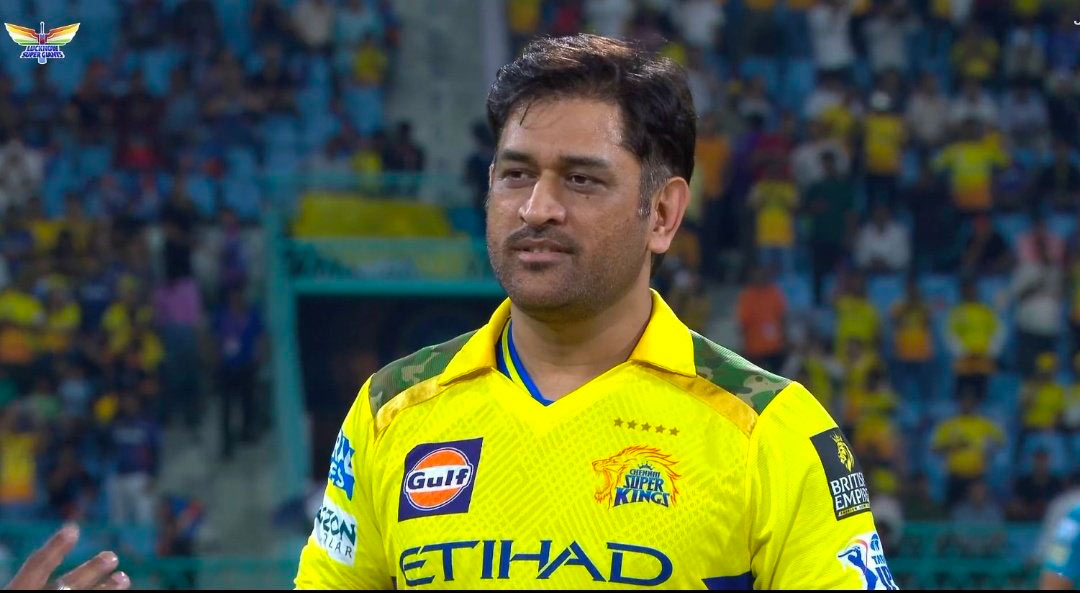
#> input picture Image Processing/msd.jpeg, 1080 x 593 px
$ jupyter execute IntroductionOpenCV.ipynb   (shell and % lines are left out)
#> lines starting #> are read from the running program, lines starting #| are printed output that depends on the picture
[cell 1]
# cv2 is the standard library alias used for OpenCV in Python
# we get all the major image processing functions from cv2
import cv2

[cell 2]
img = cv2.imread("msd.jpeg")
#> img is the input picture: shape (593, 1080, 3); mean B, G, R 60.8, 90, 78.8

[cell 3]
type(img)

[cell 4]
img.shape
#> Out = (593, 1080, 3)

[cell 5]
import matplotlib.pyplot as plt
plt.imshow(img)

[cell 6]
cv2.imshow("msd",img)
# Wait indefinitely until a key is pressed
# 0 means wait forever
# Without this, the window will close immediately
cv2.waitKey(0)
# close all openCV windows
# important to release memory
cv2.destroyAllWindows()

[cell 7]
# Convert image into grayscale
gray = cv2.cvtColor(img, cv2.COLOR_BGR2GRAY)
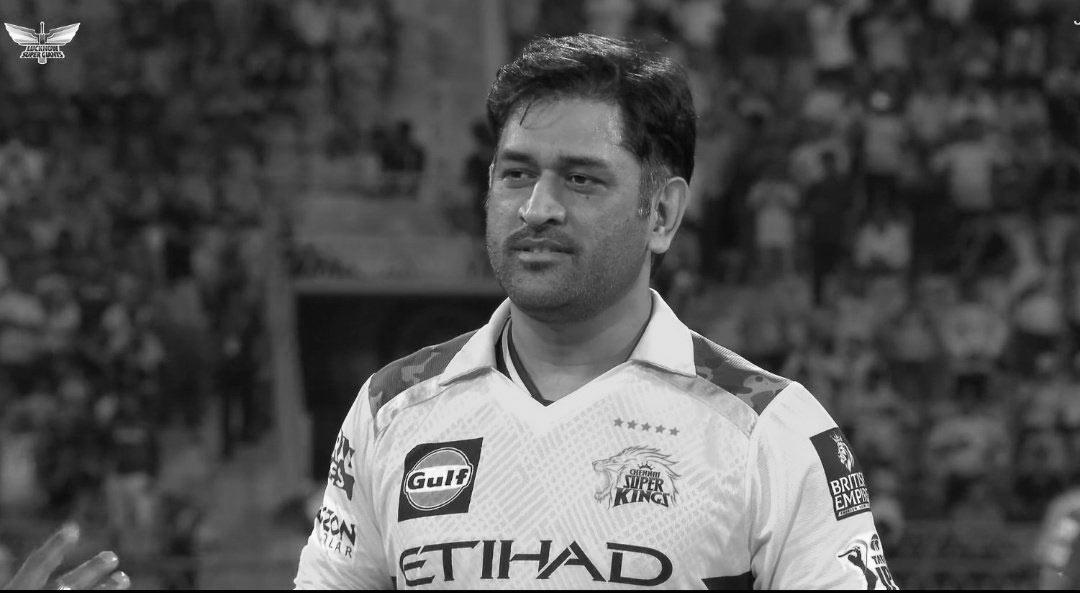
#> gray: shape (593, 1080); min 0, max 254, mean 83.3

cv2.imshow("Gray MSD",gray)
cv2.waitKey(0)
cv2.destroyAllWindows()
